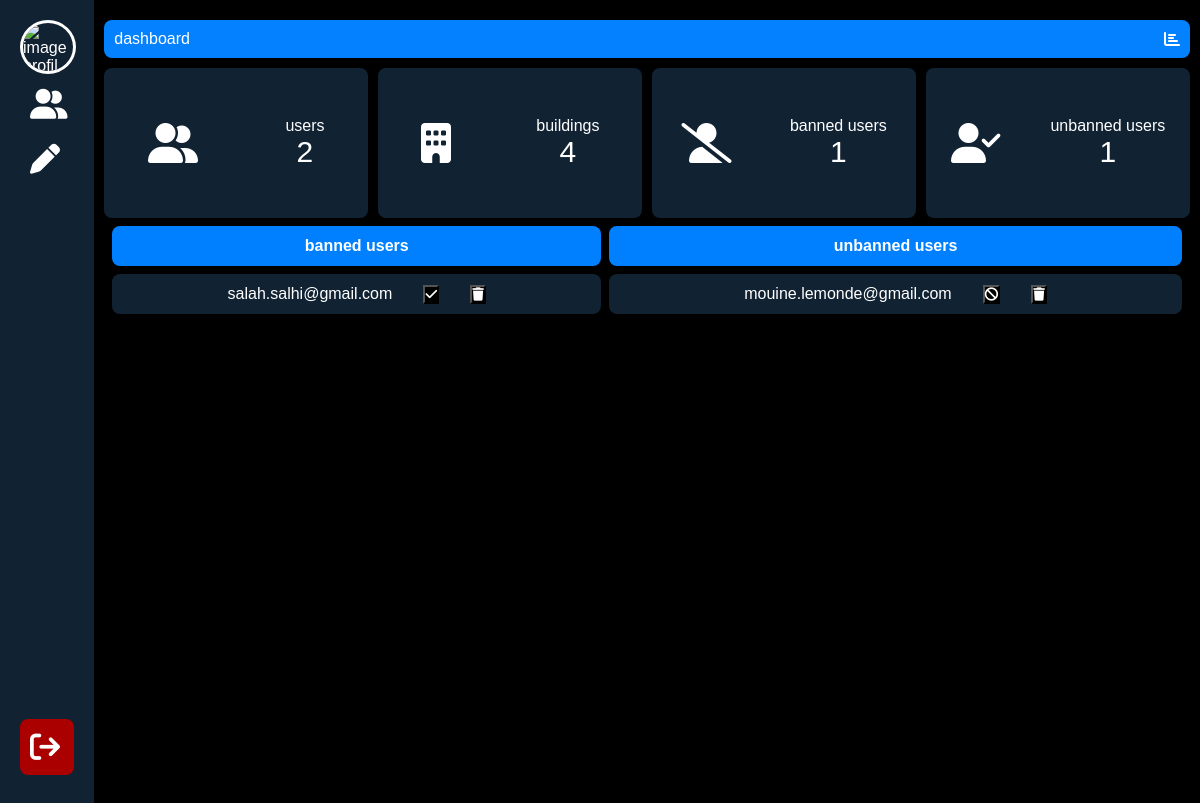
The page /admin.php?action=users (signed in) on the database as committed earlier.
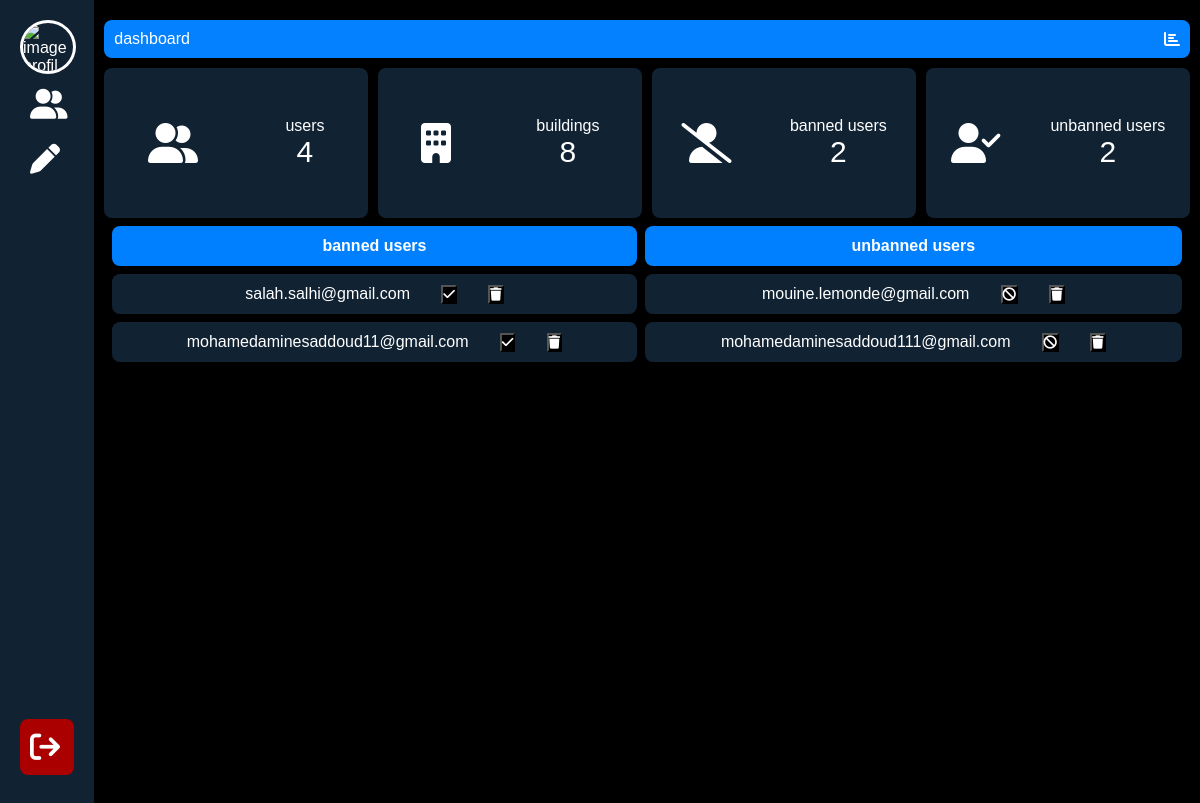
The same page on the database as committed later.
### tables this page shows
CREATE TABLE `users` (
  `id` int(11) NOT NULL,
  `nom` varchar(50) NOT NULL,
  `prenom` varchar(50) NOT NULL,
  `email` varchar(255) NOT NULL,
  `password` varchar(255) NOT NULL,
  `image` varchar(255) NOT NULL,
  `phoneNumber` int(11) NOT NULL,
  `canPost` int(11) NOT NULL
);

### src/controller/dashboardAdmin.php (called while the page is built, shortened)
<?php
require_once('src/model/user.php');
require_once("src/model/post.php");
require_once('src/model/admin.php');
class dashboardAdmin{
    public function execute(){
        $style="css/admin.css";
 $handleAdmins=new handleAdmins();
        $handleAdmins->connection=new DatabaseConnection();
        $id=$_SESSION['id'];
 $admin=$handleAdmins->getadmin($id);
        $handleUsers=new handleUsers();
        $handleUsers->connection=new DatabaseConnection();
        $handlePosts=new handlePosts();
        $handlePosts->connection=new DatabaseConnection();
        $bannedusers=$handleUsers->getUsers(0);
        $unbannedusers=$handleUsers->getUsers(1);
        $posts=$handlePosts->getPosts("-1");
        require('templates/dashboardAdmin.php');
    }
}
?>

### src/model/admin.php (called while the page is built, shortened)
<?php
class handleAdmins{
    public DatabaseConnection $connection;
public function getadmin(string $id): admin{
    try{
    $pdo=$this->connection->getConnection();
    $sql = 'SELECT * FROM admins WHERE id =?' ;
    $stmt = $pdo->prepare($sql);
     $stmt->execute([$id]);
    $row = $stmt->fetch();
    $admin=new admin();
    $admin->id=$row->id;
    $admin->nom=$row->nom;
    $admin->prenom=$row->prenom;
    $admin->email=$row->email;
    $admin->image=$row->image;
    $admin->password=$row->password;
    return $admin;}
    catch(PDOException $e){
        throw new Exception("Erreur lors de la recherche de l'utilisateur: ".$e->getMessage() );}
   }
}

### src/model/user.php (called while the page is built, shortened)
<?php
class handleUsers{
public DatabaseConnection $connection;
public function getUsers(string $canPost): array{
    try{
    $pdo=$this->connection->getConnection();
    $sql = 'SELECT * FROM users WHERE canPost=?';
    $stmt = $pdo->prepare($sql);
     $stmt->execute([$canPost]);
    $rows= $stmt->fetchall();
    $users=[];
foreach($rows as $row){
    $user=new user();
    $user->id=$row->id;
    $user->nom=$row->nom;
    $user->prenom=$row->prenom;
    $user->email=$row->email;
    $user->image=$row->image;
    $user->phoneNumber=$row->phoneNumber;
    $user->password=$row->password;
    $user->canPost=$row->canPost;
    $users[]=$user;
}
    return $users;}
    catch(PDOException $e){
        throw new Exception("Erreur lors de la recherche des utilisateurs: " . $e->getMessage());
     } }
}

### src/model/post.php (called while the page is built, shortened)
<?php
class handlePosts{
    public DatabaseConnection $connection;
 public function getPosts(string $idUser='-1',string $search=''):array{
    try{
        $pdo=$this->connection->getConnection();
        $sql = 'SELECT * FROM posts WHERE idUser= :idUser' ;
        if($idUser=='-1' && $search==''){
            $sql = 'SELECT * FROM posts';
            $stmt = $pdo->prepare($sql);
            $stmt->execute([]);
        }
        elseif($search!=''){
            $search=strtolower("%".$search."%");
            $sql= 'SELECT * FROM posts WHERE lower(description) LIKE ? OR lower(price) LIKE ? OR lower(name) LIKE ?';
            $stmt = $pdo->prepare($sql);
            $stmt->execute([$search,$search,$search]);
        }
        else{
        $stmt = $pdo->prepare($sql);
     $stmt->execute(['idUser'=>$idUser]);}
    $rows= $stmt->fetchAll();
    $posts=[];
    foreach($rows as $row){
$post=new post();
$post->id=$row->id;
$post->name=$row->name;
$post->description=$row->description;
$post->price=$row->price;
$post->picture=$row->picture;
$post->idUser=$row->idUser;
$posts[]=$post;
    }
    return $posts;}
    catch(PDOException $e){
        throw new Exception("Erreur lors de la recherche des appartemants: " . $e->getMessage());}
}
}

### templates/dashboardAdmin.php (the view, shortened to what this page needs)
<div class="menu">
    <ul>
        <li class="profile">
            <div class="img-box">
                <img src="picture/image/<?= $admin->image ;?>" alt="image profil">
            </div>
        </li>
        <li>
            <a href="admin.php?action=users">
                <i class="fas fa-user-group"></i>
            </a>
        </li>
        <li>
            <a href="admin.php?action=posts">
                <i class="fas fa-pen"></i>
            </a>
        </li>
        <li class="log-out" >
            <a href="admin.php?action=logout">
                <i class="fas fa-sign-out"></i>
            </a>
        </li>
    </ul>
</div>
<div class="content">
    <div class="title-info">
        <p>dashboard</p>
        <i class="fas fa-chart-bar"></i>
    </div>
    <div class="data-info">
        <div class="box">
        <i class="fa-solid fa-user-group"></i>
            <div class="data">
                <p>users</p>
                <span><?= count($bannedusers)+count($unbannedusers);?></span>
            </div>
        </div>
        <div class="box">
        <i class="fa-solid fa-building"></i>
            <div class="data">
                <p>buildings</p>
                <span><?= count($posts)?></span>
            </div>
        </div>
        <div class="box">
        <i class="fa-solid fa-user-slash"></i>
            <div class="data">
                <p>banned users</p>
                <span><?= count($bannedusers)?></span>
            </div>
        </div>
        <div class="box">
        <i class="fa-solid fa-user-check"></i>
            <div class="data">
                <p>unbanned users</p>
                <span><?= count($unbannedusers)?></span>
            </div>
        </div>
    </div>
    <table>
        <thead>
            <tr>
                <th>banned users</th>
                <th>unbanned users</th>
            </tr>
        </thead>
        <tbody>
        <form method="POST" >
        <?php $i=0;while(isset($bannedusers[$i])||isset($unbannedusers[$i])){ ?>
        <tr><?php if(isset($bannedusers[$i])){ $user=$bannedusers[$i];?>
                <td><?= $user->email ?>&nbsp;&nbsp;&nbsp;&nbsp;&nbsp;&nbsp;&nbsp;<button style="background-color: black;
                " name="unban<?=$user->id ?>" type="submit"><i class="fa-solid fa-check"></i></button>&nbsp;&nbsp;&nbsp;&nbsp;&nbsp;&nbsp;&nbsp;<button style="background-color: black;
                 " name="delete<?=$user->id ?>" type="submit"><i class="fa-solid fa-trash"></i></button>
                <?php }else{
                    ?><td></td><?php } ?>
        <?php if(isset($unbannedusers[$i])){$user=$unbannedusers[$i]; ?>
        <td><?= $user->email ?>&nbsp;&nbsp;&nbsp;&nbsp;&nbsp;&nbsp;&nbsp;<button style="background-color: black; "
         name="ban<?=$user->id ?>" type="submit"><i class="fa-solid fa-ban"></i></button>&nbsp;&nbsp;&nbsp;&nbsp;&nbsp;&nbsp;&nbsp;<button style="background-color: black; "
         name="delete<?=$user->id ?>" type="submit"><i class="fa-solid fa-trash"></i></button></td>
        <?php }?>
            </tr>
    <?php $i++;}?></form>
        </tbody>
    </table>
</div>
<?php $content = ob_get_clean();
require("templates/layout.php");?>

### admin.php (shortened to what this page needs)
<?php
require_once('./src/controller/dashboardAdmin.php');
try{
    $id = -1;
    if (isset($_SESSION['id'])) {
        $id = $_SESSION['id'];}
if(isset($_GET['action'] )&& $_GET["action"]!=''){
    if($_GET["action"]=='users'&& $id!=-1){
        (new dashboardAdmin())->execute();
    }
    elseif($_GET["action"]=='posts'&& $id!=-1){
        (new PostsAdmin())->execute();
    }
    elseif($_GET["action"]=='posts'||$_GET["action"]=='users'){
        (new loginAdmin())->execute();
    }
    elseif($_GET["action"]=='logout'){
        session_destroy();
        (new loginAdmin())->execute();
    }
    else{
        throw new Exception("la page que vous chercher n'existe pas");}
}
else{
    (new loginAdmin())->execute();
}}
catch(Exception $e){
    $errorMessage=$e->getMessage();
require("templates/error.php");}
?>

### templates/layout.php (shortened to what this page needs)
<!DOCTYPE html>
<html lang="en">
<head>
    <link rel="stylesheet" href="https://cdnjs.cloudflare.com/ajax/libs/font-awesome/6.4.0/css/all.min.css">
    <?php if($style!=""){?>
<link rel="stylesheet" href=<?=$style;?>><?php }?>
</head>
<body>
    <?php echo $content; ?>
</body>
</html>

### css/admin.css (style rules this page uses)
* { padding: 0; margin: 0; color: white; font-family: sans-serif; }
body { background-color: #000; display: flex; }
.img-box { width: 50px; height: 48px; border-radius: 50%; overflow: hidden; border: 3px solid #fff; flex-shrink: 0; }
.img-box img { width: 100%; }
.profile { display: flex; align-items: center; gap: 30px; }
.menu { background-color: #123; width: 60px; height: 100vh; padding: 20px; overflow: hidden; transition: .5s; }
ul { list-style: none; position: relative; height: 95%; }
ul li a { display: block; text-decoration: none; padding: 10px; margin: 5px 0; border-radius: 8px; display: flex; align-items: center; gap: 30px; transition: .5s; overflow:hidden; }
.log-out { position: absolute; bottom: 0; width: 100%; }
.log-out a { background-color: #a00; }
ul li a i { font-size: 30px; }
.content { width: 100%; margin: 10px; }
.title-info { background-color: #0481ff; padding: 10px; display: flex; align-items: center; justify-content: space-between; border-radius: 8px; margin: 10px 0; }
.data-info { display: flex; align-items: center; justify-content: space-between; flex-wrap: wrap; gap: 10px; }
.data-info .box { background-color: #123; height: 150px; flex-basis: 150px; flex-grow: 1; border-radius: 8px; display: flex; align-items: center; justify-content: space-around; transition: .5s; }
.data-info .box i { font-size: 40px; }
.data-info .box .data { text-align: center; }
.data-info .box .data span { font-size: 30px; }
table { width: 100%; text-align: center; border-spacing: 8px; }
td,th { background-color: #123; height: 40px; border-radius: 8px; }
th { background-color: #0080ff; }

Rows that differ between the two databases and show on the page:
added users: email "mohamedaminesaddoud11@gmail.com"
added users: email "mohamedaminesaddoud111@gmail.com"
Other text that changed with them:
count($bannedusers)+count($unbannedusers): "2" → "4"
count($posts): "4" → "8"
count($bannedusers): "1" → "2"
count($unbannedusers): "1" → "2"
